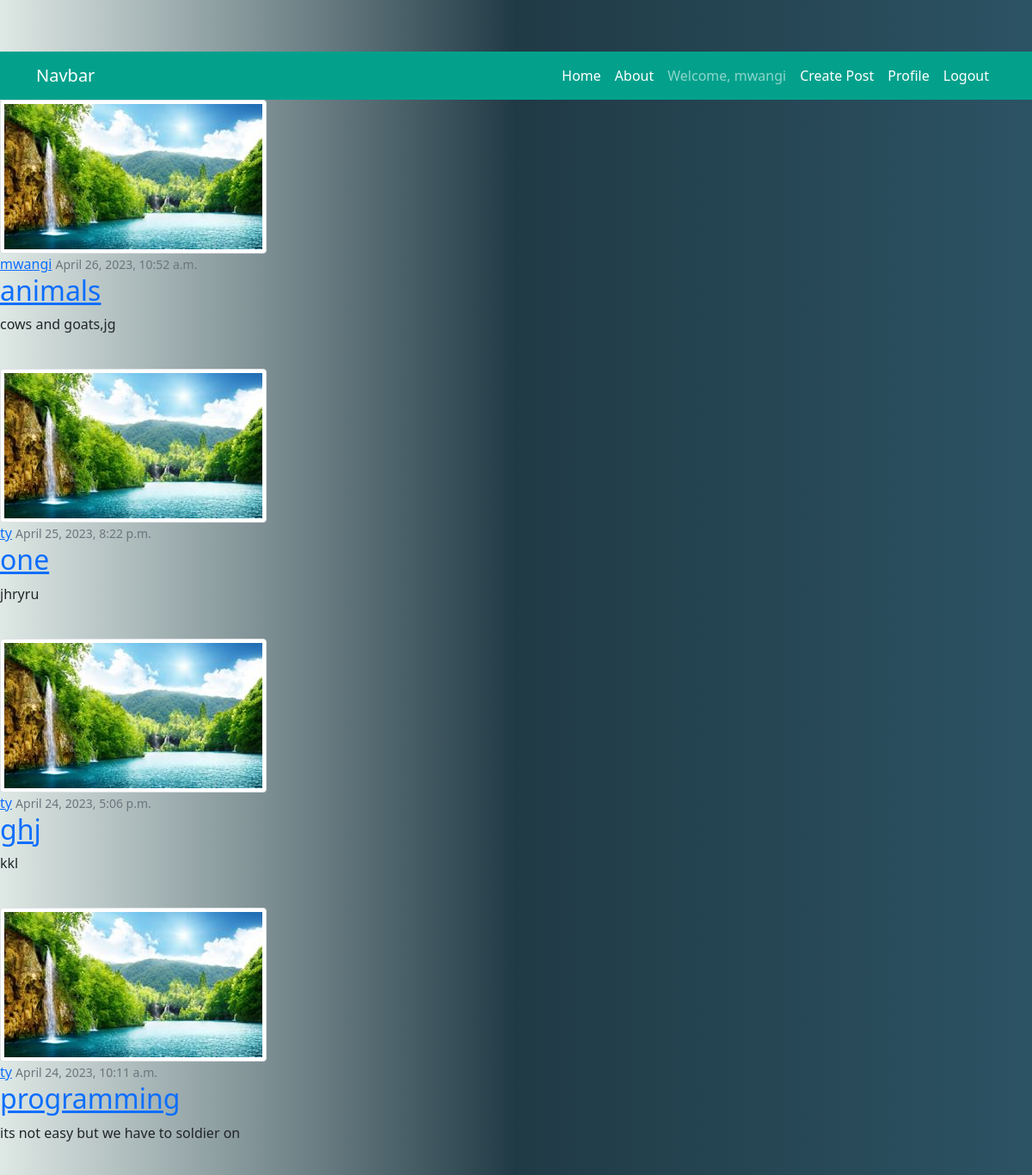
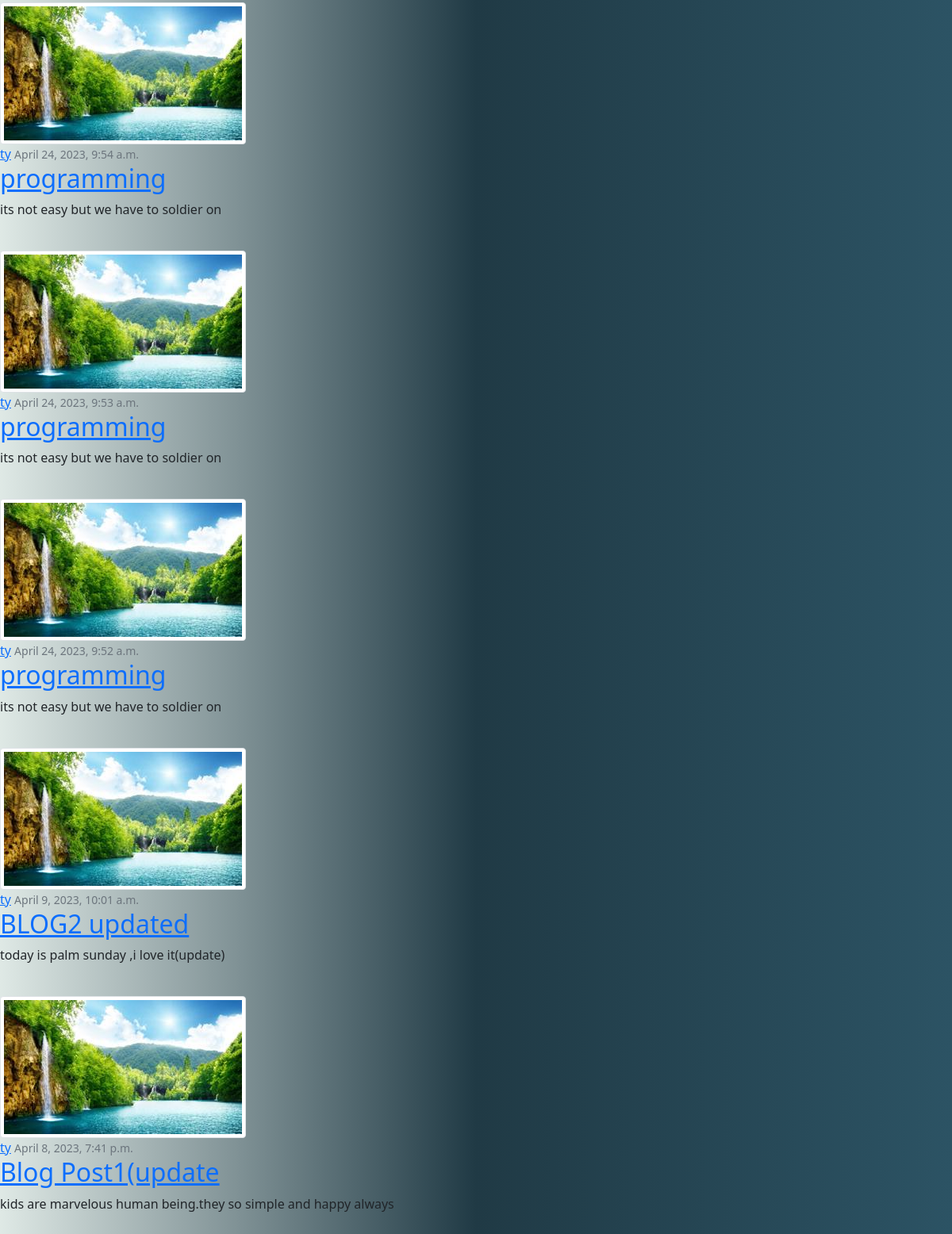
Screenshot of / (signed in) with the database file from the repository (2 pictures, top to bottom).
### blog1/models.py (models this page shows, shortened)
class Post(models.Model):
    title = models.CharField(max_length=200)
    content = models.TextField()
    date_posted = models.DateTimeField(default=timezone.now)
    author = models.ForeignKey(User, on_delete=models.CASCADE)

### user/models.py (models this page shows, shortened)
class Profile(models.Model):
    user = models.OneToOneField(User, on_delete=models.CASCADE)
    image = models.ImageField(default='default.jpg', upload_to='profile_pics')

### blog1/views.py (the view)
class PostListView(LoginRequiredMixin, ListView):
    model = Post
    template_name = 'blog1/post.html'
    context_object_name = 'post'
    ordering = ["-date_posted"]

### templates/blog1/post.html
{% extends 'blog1/main.html'%}
{% block content %}
    {% for posts in post %}
    <article class="media content-section">
        <img src="{{posts.author.profile.image.url}}" alt="" class="img-thumbnail">
        <div class="media-body">
            <div class="article-metadata">
                <a href="#" class="mr-2">{{posts.author}}</a>
                <small class="text-muted">{{posts.date_posted}}</small>
            </div>
            <h2><a href="{% url 'blog-detail' posts.id %}" class="article-title">{{posts.title}}</a></h2>
            <p class="article-content">{{posts.content}}</p>
        </div>
        <br>
    </article>
    {% endfor %}
{% endblock content %}

### templates/blog1/main.html (shortened to what this page needs)
{% load static %}
<!doctype html>
<html lang="en">
  <head>
    <link rel="stylesheet" href="{% static 'main.css' %}">
    <link rel="stylesheet" href="https://cdnjs.cloudflare.com/ajax/libs/font-awesome/6.4.0/css/all.min.css" />
    <link rel="stylesheet" href="https://cdnjs.cloudflare.com/ajax/libs/font-awesome/6.4.0/css/all.min.css" />
    <link href="https://cdn.jsdelivr.net/npm/bootstrap@5.0.2/dist/css/bootstrap.min.css" rel="stylesheet">
  </head>
  <body>
    <nav class="navbar navbar-expand-md navbar-dark" style="background-color: rgb(3, 161, 140);">
        <div class="container">
            <a href="#" class="navbar-brand mb-0 h1">Navbar
            </a>
            <div class="collapse navbar-collapse" id="navbarNav">
                <ul class="navbar-nav ms-auto">
                {% if user.is_authenticated %}
                <li class="nav-item active">
                    <a class="nav-link active" aria-current="page" href="{% url 'blog-home'%}">Home</a>
                </li>
                <li class="nav-item active">
                    <a class="nav-link active" href="#">About</a>
                </li>
                <li class="nav-item">
                  <a class="nav-link" href="#">Welcome, {{user.username}}</a>
                </li>
                <li class="nav-item active">
                  <a class="nav-link active" href="{% url 'blog-new-post' %}">Create Post</a>
                </li>
                <li class="nav-item active">
                  <a class="nav-link active" href="{% url 'user-profile' %}">Profile</a>
                </li>
                <li class="nav-item active">
                  <a class="nav-link active" href="{% url 'user-logout' %}">Logout</a>
                </li>
                {% endif %}
                </ul>
            </div>
        </div>
    </nav>
    <div class="col-md-8">
      {% block content %}{% endblock %}
    </div>
  </body>
</html>

### blog1/static/main.css (style rules this page uses)
body { background: linear-gradient(to right, #d2e0dbb6, #203a45, #2c5364); font-family: 'poppins', sans-serif; padding-top: 60px; }

### rows the page displays
Post: author.profile.image (placeholder picture), author "mwangi", date_posted "April 26, 2023, 10:52 a.m.", title "animals", content "cows and goats,jg"
Post: author.profile.image (placeholder picture), author "ty", date_posted "April 25, 2023, 8:22 p.m.", title "one", content "jhryru"
Post: author.profile.image (placeholder picture), author "ty", date_posted "April 24, 2023, 5:06 p.m.", title "ghj", content "kkl"
Post: author.profile.image (placeholder picture), author "ty", date_posted "April 24, 2023, 10:11 a.m.", title "programming", content "its not easy but we have to soldier on"
Post: author.profile.image (placeholder picture), author "ty", date_posted "April 24, 2023, 9:54 a.m.", title "programming", content "its not easy but we have to soldier on"
Post: author.profile.image (placeholder picture), author "ty", date_posted "April 24, 2023, 9:53 a.m.", title "programming", content "its not easy but we have to soldier on"
Post: author.profile.image (placeholder picture), author "ty", date_posted "April 24, 2023, 9:52 a.m.", title "programming", content "its not easy but we have to soldier on"
Post: author.profile.image (placeholder picture), author "ty", date_posted "April 9, 2023, 10:01 a.m.", title "BLOG2 updated", content "today is palm sunday ,i love it(update)"
Post: author.profile.image (placeholder picture), author "ty", date_posted "April 8, 2023, 7:41 p.m.", title "Blog Post1(update", content "kids are marvelous human being.they so simple and happy always"

### other values shown
{{ user.username }} "mwangi"
